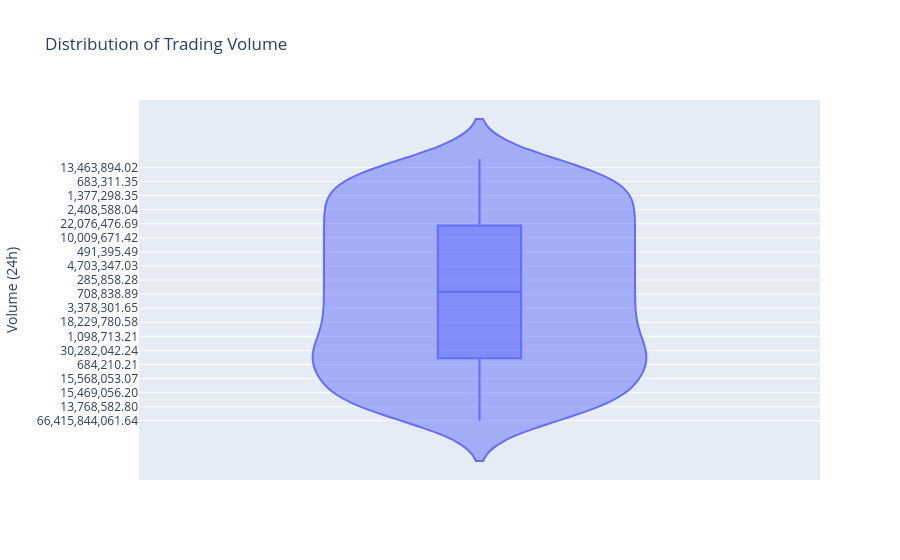

Notebook code cell kept with this figure:
### Markdown cell above
### Why choose Volume (24h)?
Trading volume shows how actively coins are traded in the market

### Code cell
fig = px.violin(
    df,
    y="Volume (24h)",
    box=True,
    title="Distribution of Trading Volume"
)

fig.show()

### Figure 1 — Plotly figure (JSON) as saved in the notebook; plotly's stock layout.template omitted (floating-point values rounded to 4 significant figures; data arrays with more than 128 entries replaced by an {"elided": "..."} marker saying what was removed)
{"data": [{"alignmentgroup": "True", "box": {"visible": true}, "hovertemplate": "Volume (24h)=%{y}<extra></extra>", "legendgroup": "", "marker": {"color": "#636efa"}, "name": "", "offsetgroup": "", "orientation": "v", "scalegroup": "True", "showlegend": false, "type": "violin", "x0": " ", "xaxis": "x", "y": {"elided": "1000 str values"}, "y0": " ", "yaxis": "y"}], "layout": {"autosize": true, "legend": {"tracegroupgap": 0}, "title": {"text": "Distribution of Trading Volume"}, "violinmode": "group", "xaxis": {"anchor": "y", "autorange": true, "domain": [0, 1], "range": [-0.5, 0.5], "type": "category"}, "yaxis": {"anchor": "x", "autorange": true, "domain": [0, 1], "range": [-222.8, 1208.0], "title": {"text": "Volume (24h)"}, "type": "category"}}}
